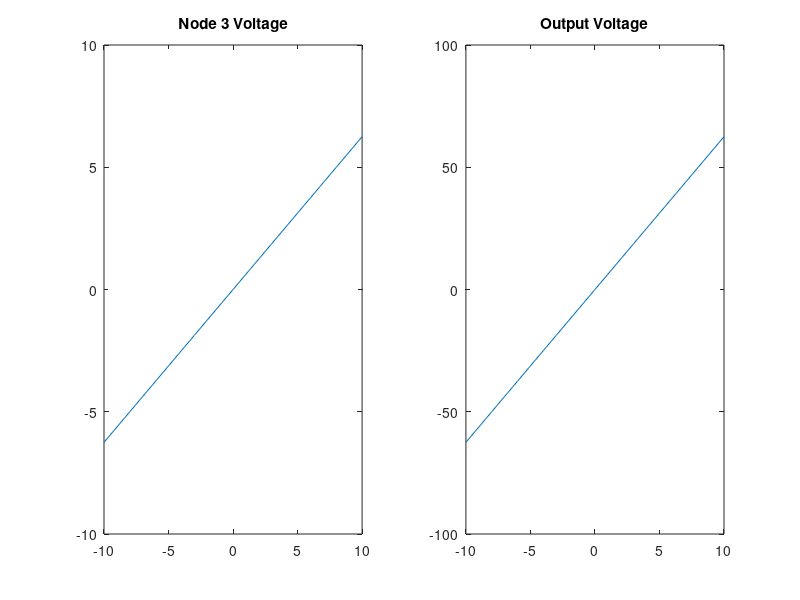
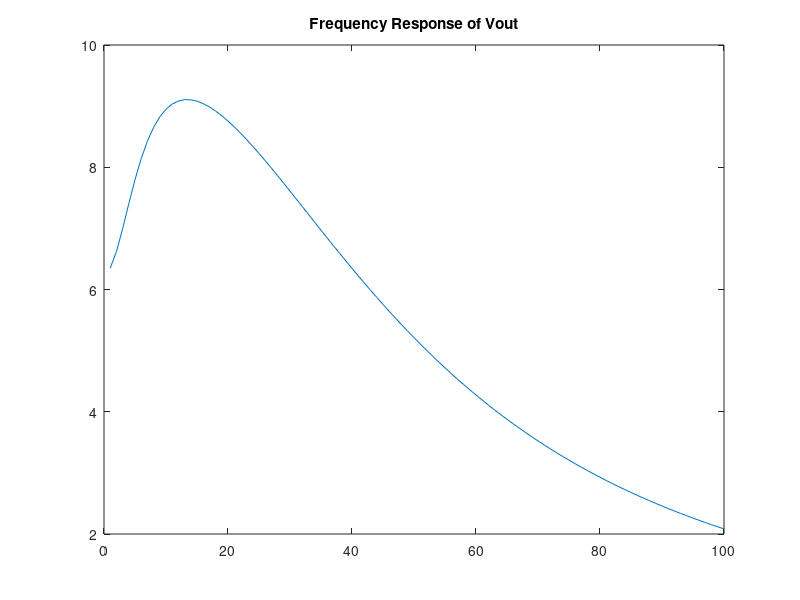
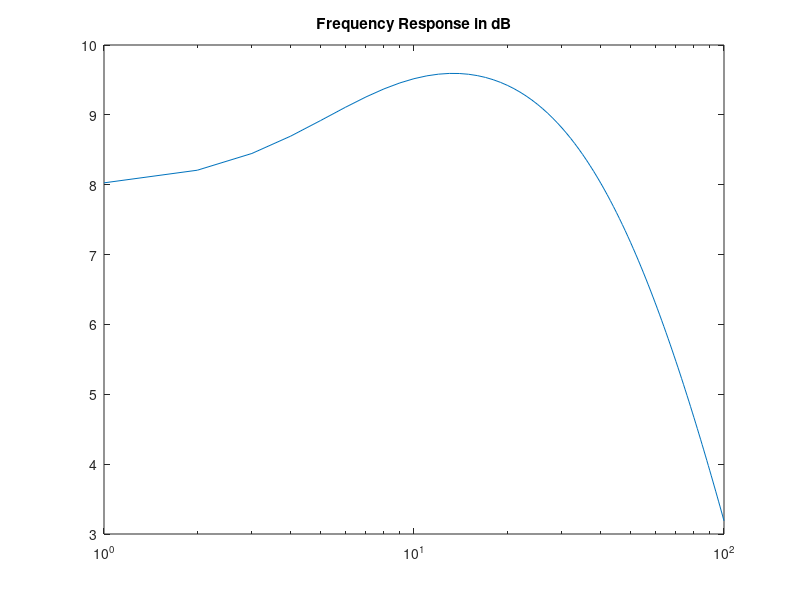

These figures' MATLAB source, in order: (Note: this script raises an error after producing the figures.)
%% Section 1 - PA 9 
% In this section we analyze a complex circuit using MNA techniques.
% Starting with the equations obtained from applying Kirchoff's Current
% Law, a G-matrix can be formed to model the conductivities present in the
% circuit, and a C-matrix for the reactive elements in the circuit. A DC
% analysis (w=0) is done to sweep a voltage range for the circuit to obtain
% a DC gain value of roughly 10. An AC sweep is done to obtain the
% frequency response of the circuit, revealing its low pass
% filter/amplifier characteristics. Finally, a histogram is created to record the gain
% response to a series of perturbations which have their frequency normally
% distributed about pi with a standard deviation of 0.05. The resulting
% histogram is not surprisingly, also gaussian in shape, centered about 8.5dB.

%defining component values
R1 = 1;
R2 = 2;
R3 = 10;
R4 = 0.1;
R5 = 1000;
g1 = 1/R1;
g2 = 1/R2;
g3 = 1/R3;
g4 = 1/R4;
g5 = 1/R5;
L = 0.2;
C = .25;
a = 100;

%Capacitive matrix
C = [C -C 0 0 0 0 0;
    -C C 0 0 0 0 0;
     0 0 0 0 0 0 0;
     0 0 0 0 0 0 0;
     0 0 0 0 0 0 0;
     0 0 0 0 0 0 -L;
     0 0 0 0 0 0 0];
%Conductivity matrix
 G =   [g1 -g1 0 0 0 1 0 ;
        -g1 g1+g2 0 0 0 0 1;
        0 0 g3 0 0 0 -1;
        0 0 0 1 0 0 -a;
        0 0 0 -g4 g4+g5 0 0 ;
        0 1 -1 0 0 0 0 ;
        1 0 0 0 0 0 0];
    Vmid = zeros(1,21);
    Vout = zeros(1,21);
    
    %input DC voltage sweep
    for Vin = -10:10
    F = [0 0 0 0 0 0 Vin]';
    V = G\F;
    Vmid(Vin+11) = V(3);
    Vout(Vin+11) = V(5);
    end
    %plot DC voltage characteristic across gain stage
    Vin = -10:10;
    figure(1)
    subplot(1,2,1);
    plot(Vin,real(Vmid))
    title('Node 3 Voltage')
    subplot(1,2,2);
    plot(Vin,real(Vout))
    title('Output Voltage')
    
    Vout = zeros(1,100);
    %frequency domain sweep
    Vin=1;
for w=1:100
    %sweep from 1 to 100 rad/s
    %F stays at constant, Vin = 1V
    F = [0 0 0 0 0 0 Vin]';
    V = (G+1i*w*C)\F;
    %storing values of Vout for each iteration of frequency
    Vout(w) = V(5);
end
w=1:100;
figure(2)
%plot frequency response of Vout
plot(w,real(Vout))
title('Frequency Response of Vout')
figure(3)
%plotting gain in dB's
semilogx(w,10*log10(real(Vout)/Vin))
title('Frequency Response in dB')

w = pi+randn(1,10000)*0.05;
Vout = zeros(1,10000);
for n = 1:10000
    F = [0 0 0 0 0 0 Vin]';
    V = (G+1i*w(n)*C)\F;
    Vout(n) = V(5);
end
gain = 10*log10(real(Vout)/Vin);
%plotting frequency response to gaussian perturbations
figure(4)
histogram(gain,20)
title('Gain Histogram')
